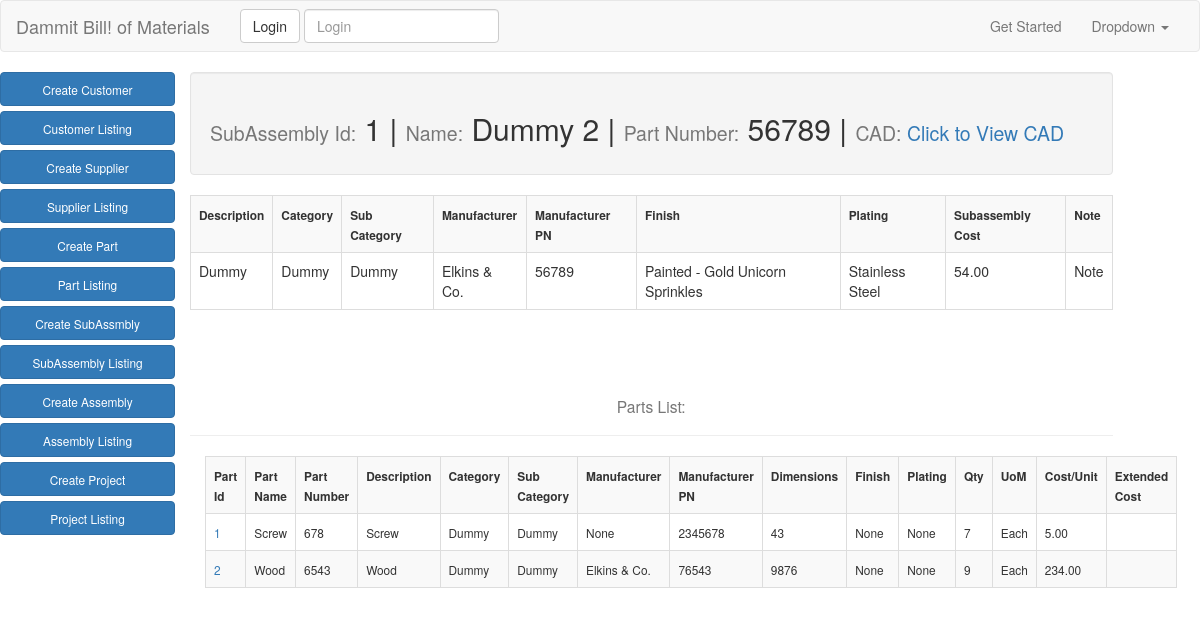
The page /subassembly_list/1/ on the database as committed earlier.
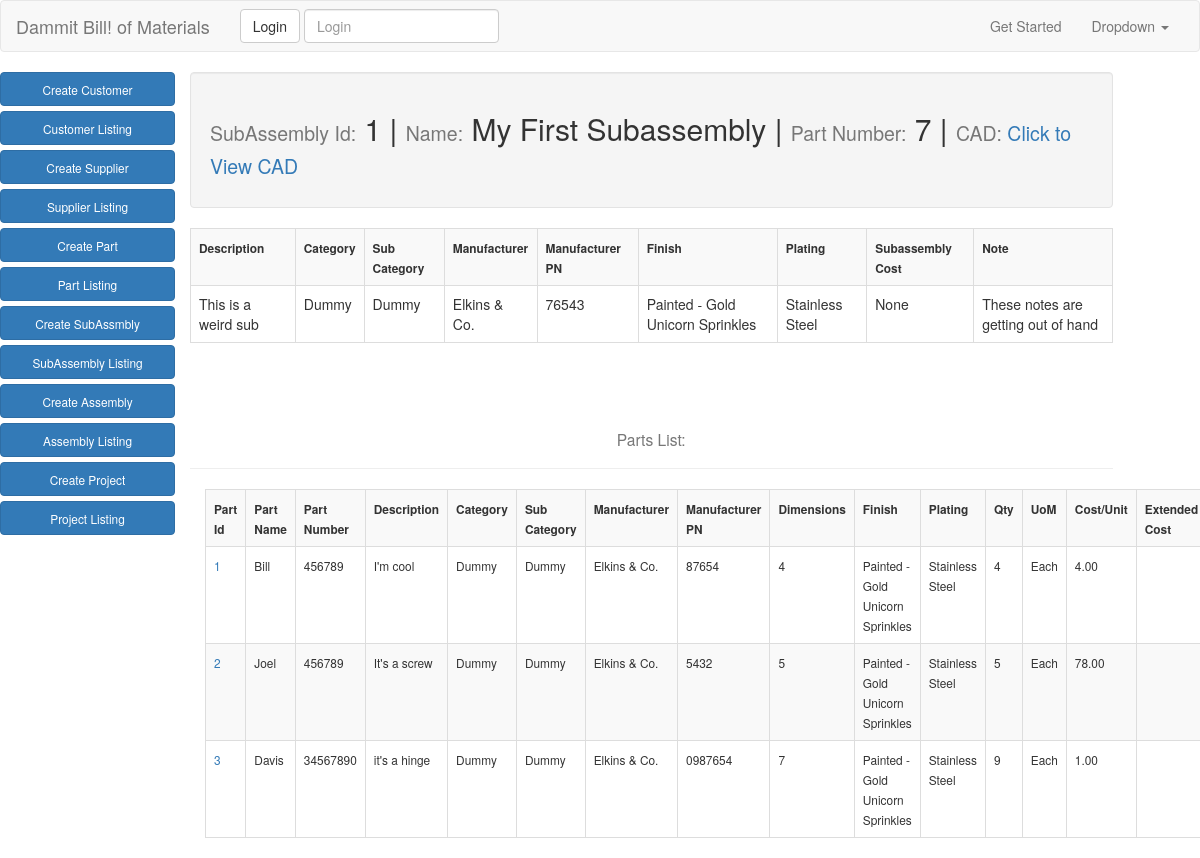
The same page on the database as committed later.
### app/models.py (models this page shows, shortened)
class SubAssembly(models.Model):
    sub_assembly_name = models.CharField(max_length=50)
    sub_assembly_number = models.CharField(max_length=50)
    description = models.CharField(max_length=50, null=True, blank=True)
    category = models.ForeignKey(Category, null=True, blank=True)
    sub_category = models.ForeignKey(SubCategory, null=True, blank=True)
    mfg_supplier = models.ForeignKey('app.Supplier', null=True, blank=True)
    mfg_supplier_pn = models.CharField(max_length=50, null=True, blank=True)
    finish = models.ForeignKey('app.FinishTable', null=True, blank=True)
    plating = models.ForeignKey('app.PlatingTable', null=True, blank=True)
    subassembly_cost = models.DecimalField(max_digits=10, decimal_places=2, null=True, blank=True)
    notes = models.TextField(null=True, blank=True)
    cad_file = models.FileField(upload_to="cad_files", null=True, blank=True)

class SubAssemblyQuantity(models.Model):
    part = models.ForeignKey(Part)
    quantity = models.IntegerField()
    assembly = models.ForeignKey('app.SubAssembly')

class Part(models.Model):
    part_name = models.CharField(max_length=50)
    part_number = models.CharField(max_length=50)
    description = models.CharField(max_length=50)
    category = models.ForeignKey(Category)
    sub_category = models.ForeignKey(SubCategory)
    manufacturer = models.ForeignKey('app.Supplier', null=True, blank=True)
    manufacturer_pn = models.CharField(max_length=50, null=True, blank=True)
    dimensions = models.CharField(max_length=50)
    finish = models.ForeignKey('app.FinishTable', null=True, blank=True)
    plating = models.ForeignKey('app.PlatingTable', null=True, blank=True)
    uom = models.CharField(max_length=15)
    unit_cost = models.DecimalField(max_digits=10, decimal_places=2)
    part_url = models.URLField(null=True, blank=True)
    notes = models.TextField(null=True, blank=True)
    cad_file = models.FileField(upload_to="cad_files", null=True, blank=True)
    image = models.ImageField(upload_to="image_files", null=True, blank=True, verbose_name="Part Image")

class Category(models.Model):
    category = models.CharField(max_length=30)
    def __str__(self):
        return self.category

class SubCategory(models.Model):
    category = models.ForeignKey(Category)
    subcategory = models.CharField(max_length=30)
    def __str__(self):
        return self.subcategory

class Supplier(models.Model):
    name = models.CharField(max_length=50)
    contact = models.CharField(max_length=25, null=True, blank=True)
    phone = models.IntegerField(null=True, blank=True)
    email = models.EmailField(null=True, blank=True)
    website = models.URLField(null=True, blank=True)
    def __str__(self):
        return self.name

class FinishTable(models.Model):
    finish = models.CharField(max_length=50)
    description = models.TextField(null=True, blank=True)
    source = models.ForeignKey(Supplier, null=True, blank=True)
    def __str__(self):
        return self.finish

class PlatingTable(models.Model):
    plating = models.CharField(max_length=50)
    description = models.TextField(null=True, blank=True)
    source = models.ForeignKey(Supplier, null=True, blank=True)
    def __str__(self):
        return self.plating

### app/views.py (the view)
# urls.py: url(r'^subassembly_list/(?P<pk>\d+)/$', SubAssemblyDetailView.as_view(), name="subassembly_detail_view"),
class SubAssemblyDetailView(DetailView):
    model = SubAssembly
    def get_queryset(self, **kwargs):
        pk = self.kwargs.get('pk', None)
        return SubAssembly.objects.filter(pk=pk)

### templates/app/subassembly_detail.html (shortened to what the changed rows need)
{% extends "base.html" %}
{% block content %}
<div class="row">
  <div class="col-md-9">
    <div class="row">
      <div class="col-md-12 well">
        <h2><small>SubAssembly Id:</small> {{object.id}}  |  <small>Name:</small> {{object.sub_assembly_name}}  |  <small>Part Number:</small> {{object.sub_assembly_number}}  |  <small>CAD: <a href="{{object.cad_file.url}}">Click to View CAD</a></small></h2>
      </div>
        <table class="table table-striped table-bordered table-hover">
          <tr>
            <th><small>Description</small></th>
            <th><small>Category</small></th>
            <th><small>Sub Category</small></th>
            <th><small>Manufacturer</small></th>
            <th><small>Manufacturer PN</small></th>
            <th><small>Finish</small></th>
            <th><small>Plating</small></th>
            <th><small>Subassembly Cost</small></th>
            <th><small>Note</small></th>
          </tr>
          <tr>
            <td>{{object.description}}</td>
            <td>{{object.category}}</td>
            <td>{{object.sub_category}}</td>
            <td>{{object.mfg_supplier}}</td>
            <td>{{object.mfg_supplier_pn}}</td>
            <td>{{object.finish}}</td>
            <td>{{object.plating}}</td>
            <td>{{object.subassembly_cost}}</td>
            <td>{{object.notes}}</td>
          </tr>
        </table>
      </div>
      <table class="table table-striped table-bordered table-hover">
          <tr>
            <th><small>Part Id</small></th>
            <th><small>Part Name</small></th>
            <th><small>Part Number</small></th>
            <th><small>Description</small></th>
            <th><small>Category</small></th>
            <th><small>Sub Category</small></th>
            <th><small>Manufacturer</small></th>
            <th><small>Manufacturer PN</small></th>
            <th><small>Dimensions</small></th>
            <th><small>Finish</small></th>
            <th><small>Plating</small></th>
            <th><small>Qty</small></th>
            <th><small>UoM</small></th>
            <th><small>Cost/Unit</small></th>
            <th><small>Extended Cost</small></th>
          </tr>
          {% for part in object.subassemblyquantity_set.all %}
            <tr>
            <td><a href="{% url 'part_detail_view' part.id %}"><small>{{part.part.pk}}</small></a></td>
            <td><small>{{part.part.part_name}}</small></td>
            <td><small>{{part.part.part_number}}</small></td>
            <td><small>{{part.part.description}}</small></td>
            <td><small>{{part.part.category}}</small></td>
            <td><small>{{part.part.sub_category}}</small></td>
            <td><small>{{part.part.manufacturer}}</small></td>
            <td><small>{{part.part.manufacturer_pn}}</small></td>
            <td><small>{{part.part.dimensions}}</small></td>
            <td><small>{{part.part.finish}}</small></td>
            <td><small>{{part.part.plating}}</small></td>
            <td><small>{{part.quantity}}</small></td>
            <td><small>{{part.part.uom}}</small></td>
            <td><small>{{part.part.unit_cost}}</small></td>
            <td><small></small></td>
            </tr>
            {% endfor %}
        </table>
</div>
{% endblock %}

Rows that differ between the two databases and show on the page:
changed SubAssembly "Dummy": sub_assembly_name "Dummy 2" → "My First Subassembly"; sub_assembly_number "56789" → "7"; description "Dummy" → "This is a weird sub"; mfg_supplier_pn "56789" → "76543"; subassembly_cost "54.00" → "None"; notes "Note" → "These notes are getting out of hand"
changed SubAssemblyQuantity: part.part_name "Screw" → "Bill"; part.part_number "678" → "456789"; part.description "Screw" → "I'm cool"; part.manufacturer "None" → "Elkins & Co."; part.manufacturer_pn "2345678" → "87654"; part.dimensions "43" → "4"; part.finish "None" → "Painted - Gold Unicorn Sprinkles"; part.plating "None" → "Stainless Steel"; quantity "7" → "4"; part.unit_cost "5.00" → "4.00"
changed SubAssemblyQuantity: part.part_name "Wood" → "Joel"; part.part_number "6543" → "456789"; part.description "Wood" → "It's a screw"; part.manufacturer_pn "76543" → "5432"; part.dimensions "9876" → "5"; part.finish "None" → "Painted - Gold Unicorn Sprinkles"; part.plating "None" → "Stainless Steel"; quantity "9" → "5"; part.unit_cost "234.00" → "78.00"
now on this page (row edited): SubAssemblyQuantity: part.pk "3", part.part_name "Davis", part.part_number "34567890", part.description "it's a hinge", part.category "Dummy", part.sub_category "Dummy", part.manufacturer "Elkins & Co.", part.manufacturer_pn "0987654", part.dimensions "7", part.finish "Painted - Gold Unicorn Sprinkles", part.plating "Stainless Steel", quantity "9", part.uom "Each", part.unit_cost "1.00"
